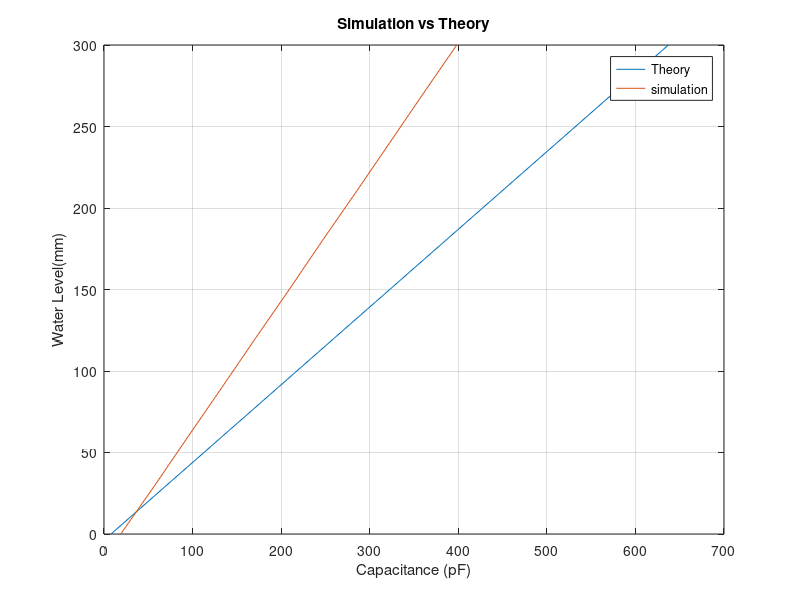

MATLAB code to generate this figure:
clear,clc;
%% Measured

WaterLevel = 0:10:220;
Capacitance = [36.56, 38.22, 42.64, 64.90, 67.77, 69.45, 72.62, 77.58, 88.19, 97.12, 108.90, 112.39, 120.72, 127.44, 134.84, 140.81, 147.28, 153.07, 160.54, 165.88, 171.53, 174.48, 180.66];

plot(Capacitance,WaterLevel,'o','DisplayName','raw data')
title("Measured data")
ylabel("Water Level(mm)")
xlabel("Capacitance (pF)")
grid on
%% Curve Fitting

x = Capacitance';
y = WaterLevel';

x_train = x(1:2:end)
y_train = y(1:2:end);
n_train = length(x_train);

x_test = x(2:2:end);
y_test = y(2:2:end);
n_test = length(x_test);

X = [ones(n_train,1) , x_train]; %Line
XT = X';
Y = y_train;

% Least-Square Coefficient Estimates
A = ((XT*X)^(-1))*(XT*Y)
%% Training and test errors

Yc = X * A
RSS_train = sum((Y-Yc).^2);
X_test = [ones(n_test,1) , x_test];
Y_test = y_test;
Yc_test = X_test * A
RSS_test = sum((Y_test-Yc_test).^2);

MSE_train = RSS_train/n_train
MSE_test = RSS_test/n_test
%% 95% confidence interval 

c = 0.95;   % confidence interval 
alpha = 1- c;
m = 1;      % number of independant variable ( x1 = x)
v = n_train - ( m + 1)
t_a2 = tinv(1-alpha/2 , v)
Syx = sqrt(RSS_train/v)

uncertainty = t_a2 * (Syx/sqrt(n_train));

Y_ub = Yc + uncertainty;
Y_lb = Yc - uncertainty;
uncertainty
plot(x_train,y_train,'ro','DisplayName','train');
hold on; 
plot(x_test,y_test,'go','DisplayName','test');
hold on; 
plot(x_train,Yc,'k','LineWidth', 2 , 'DisplayName','fitted line');
hold on
plot(x_train,[Y_lb,Y_ub],'--b' , 'DisplayName','Confidence Interval (95%)');
grid on
title("Measured data")
ylabel("Water Level(mm)")
xlabel("Capacitance (pF)")
set(legend,...
    'Position',[0.155595232168833 0.697460312919011 0.339642863069262 0.204761909303211]);
hold off
%% Simulation

Capacitance_sim = [18.95177284, 57.54839048, 95.21385846, 133.2374467, 170.9116977, 209.127877, 246.5552793, 284.8417479, 322.5471845, 360.173357, 398.2421676];
WaterLevel_sim = 0:30:300;
Capacitance_cal  = (WaterLevel_sim - A(1))/A(2)

plot(Capacitance_cal,WaterLevel_sim,'DisplayName','calibration')
grid on 
hold on
plot(Capacitance_sim,WaterLevel_sim,'DisplayName','simulation')
hold on
legend
ylabel("Water Level(mm)")
xlabel("Capacitance (pF)")
title("Simulation vs Measurement")
%% Theory

E0 = 8.85 * 10^(-12);
Ew = 80;
Ea = 1.0006;
W = 30 * 10^(-3);
d = 10 * 10^(-3);
Hw_max = 300 * 10^(-3);

Capacitance_the = E0*(W*Hw_max)/d + E0*(W*(WaterLevel_sim* 10^(-3))/d)*(Ew-1);
Capacitance_the = Capacitance_the*10^12;
plot(Capacitance_the, WaterLevel_sim,'DisplayName','Theory')
title("Simulation vs Measurement vs Theory")
legend
set(legend,'Position',[0.691309521459398 0.5341269814022 0.189642859492983 0.12619047891526]);
hold off
plot(Capacitance_the, WaterLevel_sim,'DisplayName','Theory')
grid on 
hold on
plot(Capacitance_sim,WaterLevel_sim,'DisplayName','simulation')
title("Simulation vs Theory")
ylabel("Water Level(mm)")
xlabel("Capacitance (pF)")
legend